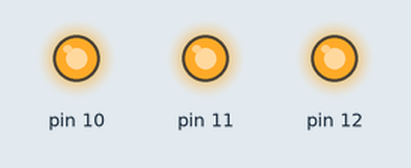
Simulated run of this sketch. Board: Arduino Uno, built with avr-gcc and run on an emulated ATmega328P. Parts: output pins drawn as LEDs (lit = HIGH).

Above: at 0.1 s.
Timing chart, 0 to 1.6 s (numbered marks = the images above):
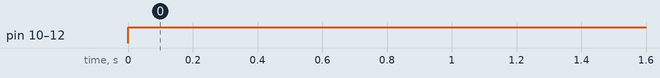

Measured:
- by itself, pin 10–12: LOW → HIGH at 0.00 s

The sketch:

PRUEBA_LED.ino
```cpp
void setup() {
  // put your setup code here, to run once:
  pinMode(12 , OUTPUT);
  pinMode(11 , OUTPUT);
  pinMode(10, OUTPUT);
}

void loop() {
  // put your main code here, to run repeatedly:
  digitalWrite(12 , HIGH);
  digitalWrite(11 , HIGH);
  digitalWrite(10 , OUTPUT);
}
```
